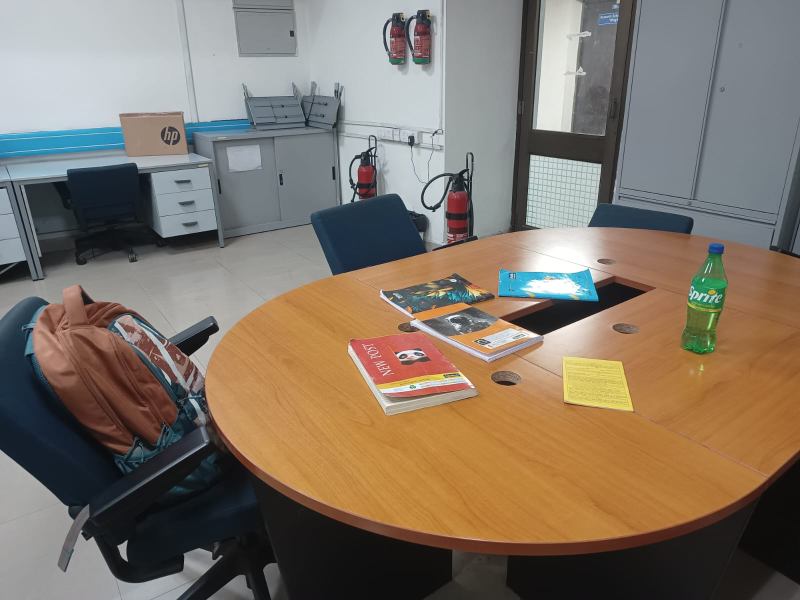
#> input picture assignment_1_submission/colour_image.jpg, 1600 x 1200 px (shown at 1/2 size)
$ python ques4.py
#> lines starting #> are read from the running program, lines starting #| are printed output that depends on the picture
import numpy as np
import matplotlib.pyplot as plt
from PIL import Image
import math
from numba import njit
import os

out_dir = 'ques4_output_images'
os.makedirs(out_dir, exist_ok=True)

img = Image.open('colour_image.jpg')
#> img is the input picture: PIL image 1600x1200 RGB; mean R, G, B 129.2, 117.1, 103.8
img = np.asarray(img)
img_r = img[...,0]
img_g = img[...,1]
img_b = img[...,2]

rg = np.dstack((img_r, img_g, np.zeros_like(img_b)))
gb = np.dstack((np.zeros_like(img_r), img_g, img_b))
rb = np.dstack((img_r, np.zeros_like(img_g), img_b))
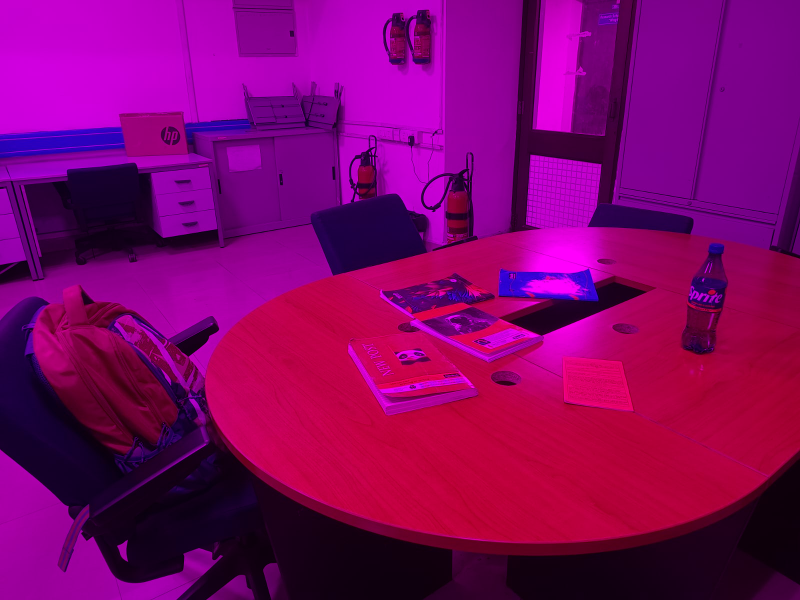
#> rb: shape (1200, 1600, 3) (shown at 1/2 size); mean R, G, B 129.2, 0, 103.8

fig, axes = plt.subplots(2, 2, figsize=(12, 8))
axes[0,0].imshow(img)
axes[0,0].set_title("input image")

axes[0,1].imshow(img_r, cmap="gray", vmin=0, vmax=255)
axes[0,1].set_title("red colours of image")

axes[1,0].imshow(img_g, cmap="gray", vmin=0, vmax=255)
axes[1,0].set_title("green colours ofimage")

axes[1,1].imshow(img_b, cmap="gray", vmin=0, vmax=255)
axes[1,1].set_title("blue colours ofimage")

plt.tight_layout()
plt.show()


def get_intensity(r,g,b):
    r = img[..., 0].astype(np.float32) / 255
    g = img[..., 1].astype(np.float32) / 255
    b = img[..., 2].astype(np.float32) / 255
    i = (r+g+b)/3
    return i

def get_saturation(r,g,b):
    r = img[..., 0].astype(np.float32) / 255
    g = img[..., 1].astype(np.float32) / 255
    b = img[..., 2].astype(np.float32) / 255


    minimum = np.minimum(np.minimum(r, g), b)
    total = r + g + b

    # division by zero check
    saturation = np.zeros_like(total, dtype=np.float32)
    nonzero = total != 0
#> nonzero: shape (1200, 1600) bool; every value is 1

    saturation[nonzero] = (
        1 - (3 * minimum[nonzero] / total[nonzero])
    )

    return saturation

def get_hue(r,g,b):
    r = img[..., 0].astype(np.float32) / 255
    g = img[..., 1].astype(np.float32) / 255
    b = img[..., 2].astype(np.float32) / 255

    d1 = r-g
    d2 = r-b
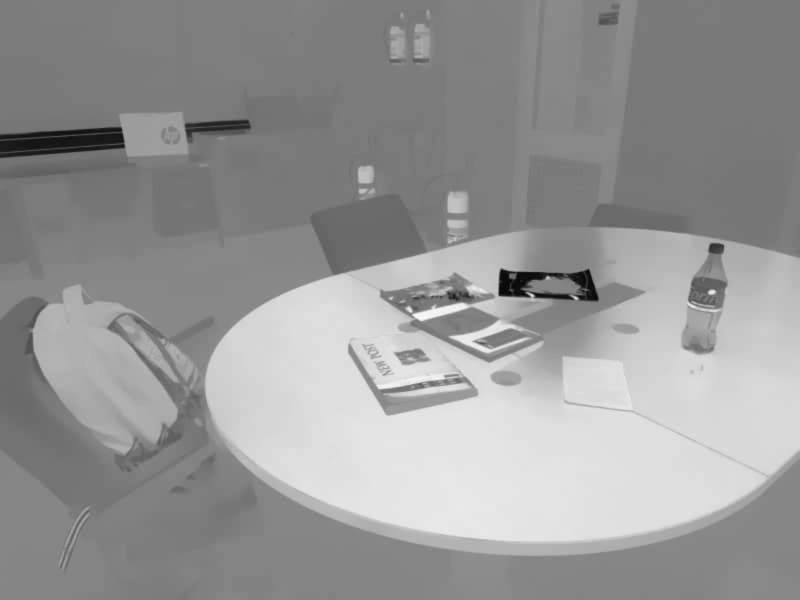
#> d2: shape (1200, 1600) float32 (shown at 1/2 size); min -0.698, max 0.647, mean 0.0995; drawn with min black and max white
    d3 = g-b
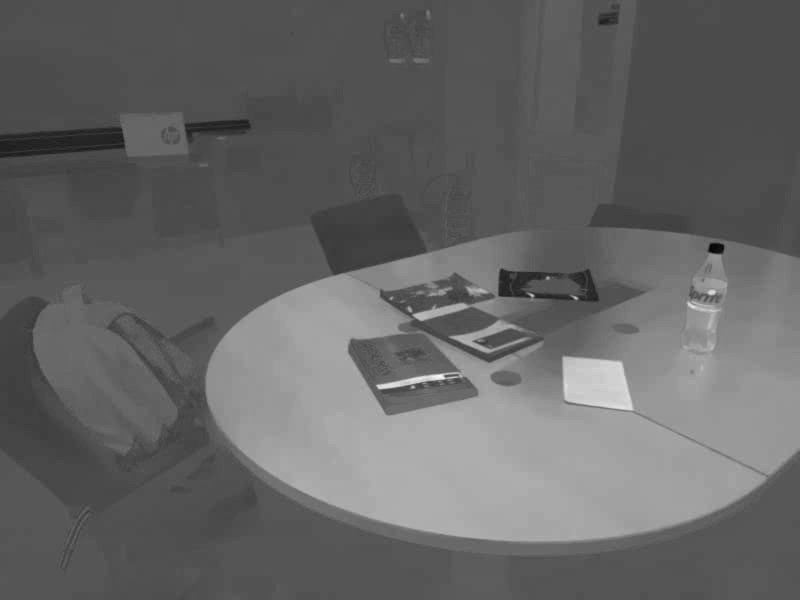
#> d3: shape (1200, 1600) float32 (shown at 1/2 size); min -0.278, max 0.553, mean 0.0521; drawn with min black and max white
    sum = 0.5*(d1+d2)
    eps = 1e-8
    denominator = (d1**2) + d2*d3 +eps
    denominator = np.sqrt(denominator)
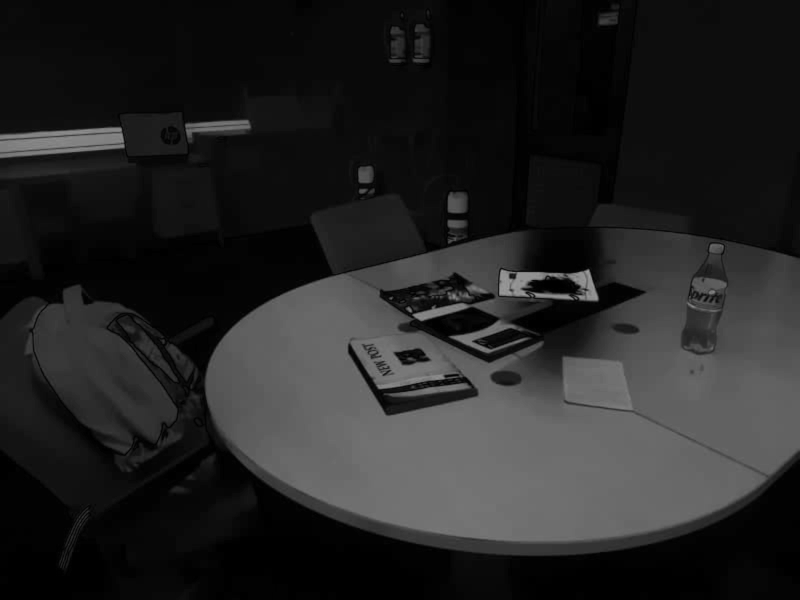
#> denominator: shape (1200, 1600) float32 (shown at 1/2 size); min 0.0001, max 0.642, mean 0.143
    ratio = sum/denominator
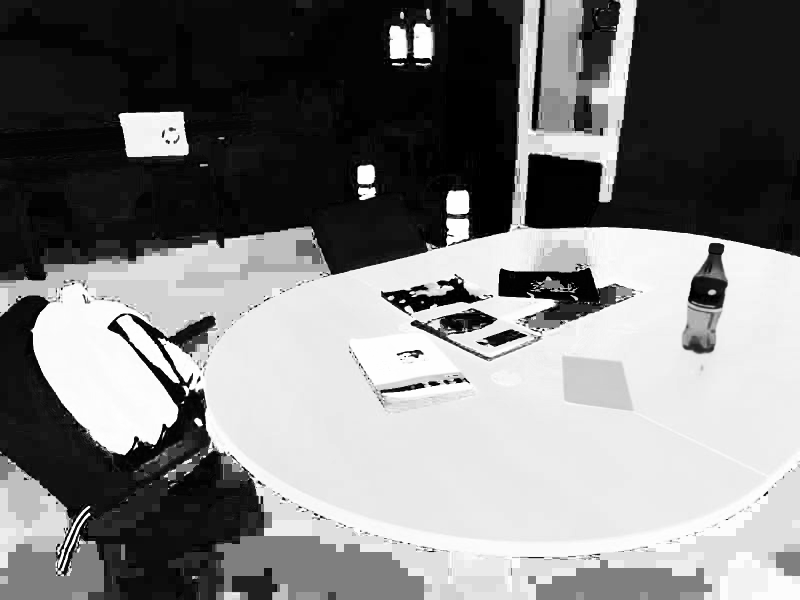
#> ratio: shape (1200, 1600) float32 (shown at 1/2 size); min -1, max 1, mean -0.0196; drawn with min black and max white
    ratio = np.clip(ratio,-1,1)

    theta_rad = np.arccos((ratio))
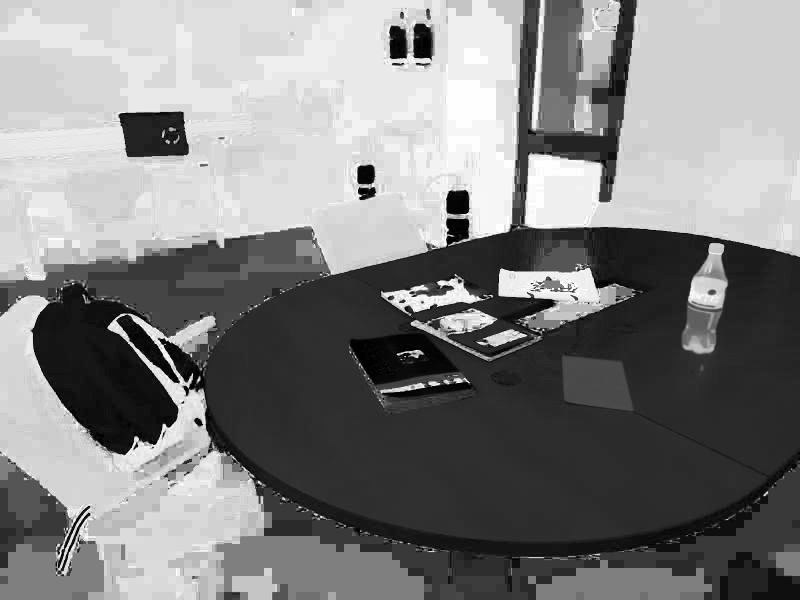
#> theta_rad: shape (1200, 1600) float32 (shown at 1/2 size); min 0, max 3.14, mean 1.61; drawn with min black and max white
    theta = np.degrees(theta_rad)

    theta = np.where(b > g , 360- theta, theta)
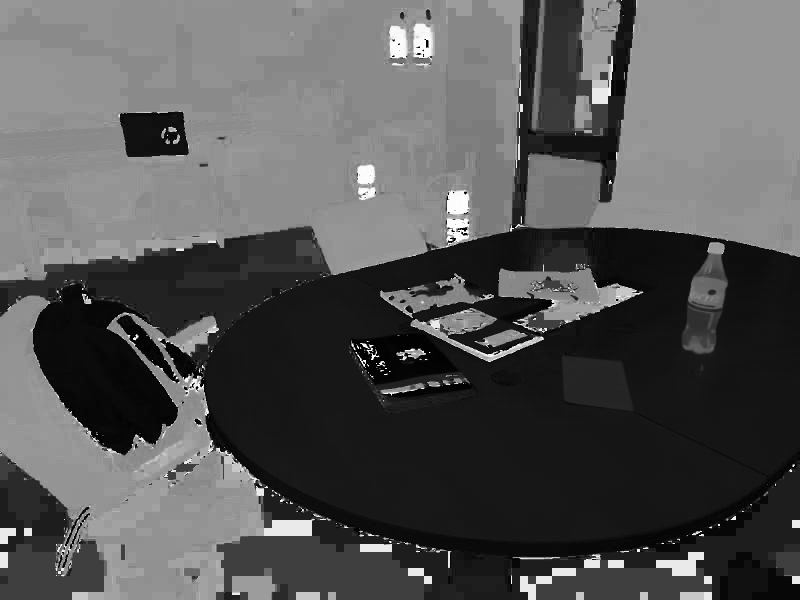
#> theta: shape (1200, 1600) float32 (shown at 1/2 size); min 0, max 359.6, mean 121.6; drawn with min black and max white

    return theta


def get_hsi_to_rgb(hue=180,s=0.5,intensity=0.5):

#> called with s = 0.5, intensity = 0.5
    if(np.isscalar(hue) == False):
        temp_arr = hue
    elif(np.isscalar(s) == False):
        temp_arr = s
    else:
        temp_arr = intensity
    r = np.zeros_like(temp_arr, dtype=np.float64)
    g = np.zeros_like(temp_arr, dtype=np.float64)
    b = np.zeros_like(temp_arr, dtype=np.float64)


    hue = np.full_like(temp_arr, hue) if np.isscalar(hue) else hue
    s = np.full_like(temp_arr, s) if np.isscalar(s) else s
    intensity = np.full_like(temp_arr, intensity) if np.isscalar(intensity) else intensity

    for i in range(1200):
        for j in range(1600):
            currh = hue[i][j]
            currs = s[i][j]
            curri = intensity[i][j]
            if( 0 <= currh  and currh < 120):

                b[i][j] = curri*(1 - currs)
                r[i][j] = curri*(1 + (currs*np.cos(math.radians(currh)) / (np.cos(math.radians(60 - currh))) ) )
                g[i][j] = 3*curri - (r[i][j] + b[i][j])

            elif (120 <= currh and currh < 240 ):
                r[i][j] = curri*(1 - currs)
                g[i][j] = curri*(1 + (currs*np.cos(math.radians(currh)) / (np.cos(math.radians(60 - currh))) ) )
                b[i][j] = 3*curri - (r[i][j] + g[i][j])
            else:
                g[i][j] = curri*(1 - currs)
                b[i][j] = curri*(1 + (currs*np.cos(math.radians(currh)) / (np.cos(math.radians(60 - currh))) ) )
                r[i][j] = 3*curri - (g[i][j] + b[i][j])

    # [5 lines of commented-out code are left out]
    rgb = np.clip(np.stack([r, g, b], axis=-1) * 255, 0, 255).astype(np.uint8)
    return rgb

# [33 lines left out: functions normalise_to_255, get_ycbcr_from_rgb, get_rgb_from_ycbcr, not called in this run]


@njit
def spatial_weight(di, dj, sigma_space):
    return np.exp(-(di**2 + dj**2) / (2 * sigma_space**2))

# [61 lines left out: functions color_weight, bilateral_filter, not called in this run]


#hsi

intensity = get_intensity(img_r,img_g,img_b)
sat = get_saturation(img_r,img_g,img_b)
hue = get_hue(img_r,img_g,img_b)

# [4 lines of commented-out code are left out]

fig,axes = plt.subplots(2, 2, figsize=(12, 8))

axes[0,0].imshow(img)
axes[0,0].set_title("input image")

axes[0,1].imshow(sat,cmap='gray',vmin=0, vmax=1)
axes[0,1].set_title("saturation")

axes[1,0].imshow(intensity,cmap='gray')
axes[1,0].set_title('intensity')

axes[1,1].imshow(hue,cmap='gray',vmin=0,vmax=360)
axes[1,1].set_title('hue')

plt.tight_layout()
plt.savefig(os.path.join(out_dir, "HSI_plot.jpg"), dpi=150)
plt.show()


#> (the run stopped early here; a loop or call above may not have finished)
